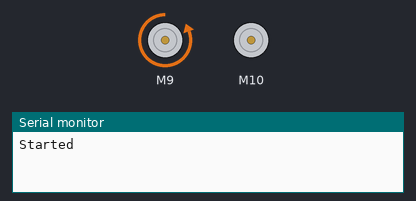
The sketch below on a simulated Arduino Uno, built with avr-gcc and run on an emulated ATmega328P. On the bench: 2 × DC motor (green arrow = forward, orange = backward, longer = faster), the last lines printed to the serial monitor.

Above: at 0.1 s.
At 1.1 s:
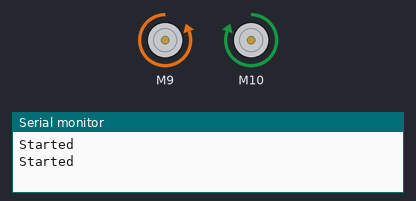
Timing chart, 0 to 2.6 s (numbered marks = the images above):
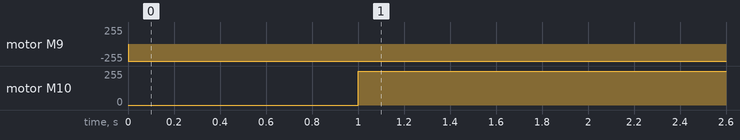

The sketch:

motor-testing.ino
```cpp
/**************************
TestRun.ino
TB6612FNG H-Bridge Motor Driver Example code
Michelle @ SparkFun Electronics
8/20/16
https://github.com/sparkfun/SparkFun_TB6612FNG_Arduino_Library

Uses 2 motors to show examples of the functions in the library.  This causes
a robot to do a little 'jig'.  Each movement has an equal and opposite movement
so assuming your motors are balanced the bot should end up at the same place it
started.

Resources:
TB6612 SparkFun Library

Development environment specifics:
Developed on Arduino 1.6.4
Developed with ROB-9457
**************************/

// This is the library for the TB6612 that contains the class Motor and all the
// functions


#include <SparkFun_TB6612.h>

// Pins for all inputs, keep in mind the PWM defines must be on PWM pins
// the default pins listed are the ones used on the Redbot (ROB-12097) with
// the exception of STBY which the Redbot controls with a physical switch


#define AIN1 9
#define BIN1 10
#define AIN2 8
#define BIN2 11
#define PWMA 3
#define PWMB 5
#define STBY 2

// these constants are used to allow you to make your motor configuration
// line up with function names like forward.  Value can be 1 or -1
const int offsetA = -1;
const int offsetB = 1;

// Initializing motors.  The library will allow you to initialize as many
// motors as you have memory for.  If you are using functions like forward
// that take 2 motors as arguements you can either write new functions or
// call the function more than once.
Motor motor1 = Motor(AIN1, AIN2, PWMA, offsetA, STBY);
Motor motor2 = Motor(BIN1, BIN2, PWMB, offsetB, STBY);

void setup()
{
 Serial.begin(9600);
}


// void loop()
// {
//    //Use of the drive function which takes as arguements the speed
//    //and optional duration.  A negative speed will cause it to go
//    //backwards.  Speed can be from -255 to 255.  Also use of the
//    //brake function which takes no arguements.
//    Serial.println("Motor1");
//    motor1.drive(255,1000);
//    motor1.drive(-255,1000);
//    motor1.brake();
//    delay(1000);


//    //Use of the drive function which takes as arguements the speed
//    //and optional duration.  A negative speed will cause it to go
//    //backwards.  Speed can be from -255 to 255.  Also use of the
//    //brake function which takes no arguements.
//    Serial.println("Motor2");
//    motor2.drive(255,1000);
//    motor2.drive(-255,1000);
//    motor2.brake();
//    delay(1000);

//    //Use of the forward function, which takes as arguements two motors
//    //and optionally a speed.  If a negative number is used for speed
//    //it will go backwards
//    Serial.println("Both");
//    forward(motor1, motor2, 150);
//    delay(1000);

//    //Use of the back function, which takes as arguments two motors
//    //and optionally a speed.  Either a positive number or a negative
//    //number for speed will cause it to go backwards
//    Serial.println("Both again");
//    back(motor1, motor2, -150);
//    delay(1000);

//    //Use of the brake function which takes as arguments two motors.
//    //Note that functions do not stop motors on their own.
//    brake(motor1, motor2);
//    delay(1000);

//    //Use of the left and right functions which take as arguements two
//    //motors and a speed.  This function turns both motors to move in
//    //the appropriate direction.  For turning a single motor use drive.
//    left(motor1, motor2, 100);
//    delay(1000);
//    right(motor1, motor2, 100);
//    delay(1000);

//    //Use of brake again.
//    brake(motor1, motor2);
//    delay(1000);

// }

void loop()
{
   Serial.println("Started");
   motor1.drive(255);
   delay(1000);
   motor2.drive(255);
}
```

Measured:
- by itself, motor M9: stopped → backward 255/255 at 0.00 s
- by itself, motor M10: stopped → forward 255/255 at 1.0 s
